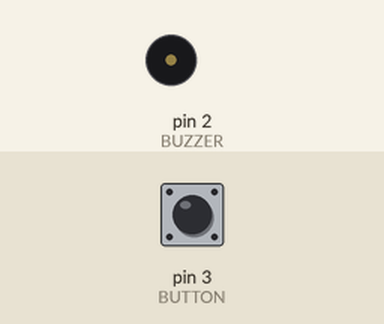
The sketch below on a simulated Arduino Uno, built with avr-gcc and run on an emulated ATmega328P. Parts: buzzer (waves = sounding). The test bench sets the inputs (shaded band); at power-on: pin 3 (BUTTON) HIGH.

Above: at 1.2 s.
1.3 s: pin 3 (BUTTON) pulled LOW for 1 s
At 1.52 s:
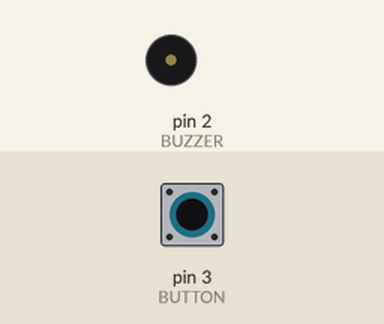
4.3 s: pin 3 (BUTTON) pulled LOW for 3.2 s
At 9.0 s:
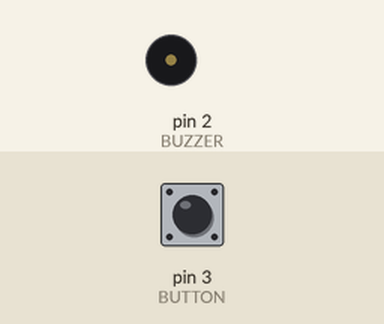
Timing chart, 0 to 10.5 s (numbered marks = the images above; inputs shaded):
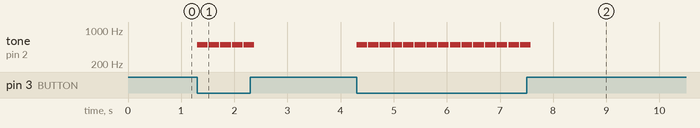

Measured:
- after the input at 1.3 s, tone on pin 2 (BUZZER): alternates 500 Hz for 0.20 s and silent for 0.02 s, 10 changes in all, then stays silent, starting at once
- after the input at 4.3 s, tone on pin 2 (BUZZER): alternates 500 Hz for 0.20 s and silent for 0.02 s, 30 changes in all, then stays silent, starting at once

The sketch:

TestTone.ino
```cpp
#define BUTTON 3
#define BUZZER 2

void setup() {
  pinMode(BUTTON, INPUT_PULLUP);
  pinMode(BUZZER, OUTPUT);
}

void loop() {
  if (digitalRead(BUTTON) == LOW) {
    playTone(500, 200);
  }
}

void playTone(int frequency, int duration) {
  tone(BUZZER, frequency, duration);
  delay(duration + 20);
  noTone(BUZZER);
}
```
